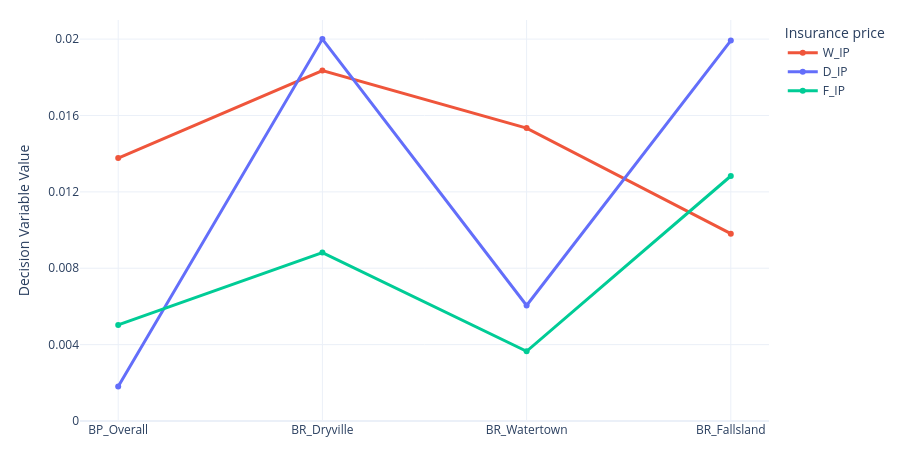

Notebook code cell kept with this figure:
### Code cell
import pandas as pd
import plotly.graph_objects as go

# === CONFIGURATION ===
csv_path = r"C:\Users\Moham073\OneDrive - Universiteit Utrecht\PhD_Project\1st_Year\Work for while I'm in Japan\Trindade_reference_set_dvs.csv"
output_path = r"C:\Users\Moham073\OneDrive - Universiteit Utrecht\PhD_Project\1st_Year\Work for while I'm in Japan\decision_plot_IP.png"

selected_solution_ids = ['BP_Overall', 'BR_Dryville', 'BR_Watertown', 'BR_Fallsland']  
column_indices = [14,15,16]
colors = ['#EF553B', '#636EFA', '#00CC96']  

# === LOAD AND FILTER DATA ===
df = pd.read_csv(csv_path)
df_filtered = df[df['idx'].isin(selected_solution_ids)].copy()
df_filtered.set_index('idx', inplace=True)
df_filtered = df_filtered.loc[selected_solution_ids]

# === PLOT WITH PLOTLY ===
def plot_decision_variables_plotly(df, column_indices, colors, save_path):
    if len(column_indices) != len(colors):
        raise ValueError("Number of colors must match number of selected columns.")
    
    fig = go.Figure()

    # Store y values to calculate global max
    all_y_values = []

    for col_idx, color in zip(column_indices, colors):
        col_name = df.columns[col_idx]
        y_values = pd.to_numeric(df.iloc[:, col_idx], errors='coerce')
        all_y_values.extend(y_values.tolist()) 

        fig.add_trace(go.Scatter(
            x=df.index.astype(str),
            y=y_values,
            mode='lines+markers',
            name=col_name,
            line=dict(color=color, width=3)
        ))

    # Compute max from all collected y-values
    y_max = max(all_y_values)

    fig.update_layout(
        yaxis=dict(
            range=[0, y_max+0.001],
            tickmode='linear',
            tick0=0,
            dtick=round(y_max / 5, 5) if y_max > 0 else 0.01,
        ),
        yaxis_title="Decision Variable Value",
        template="plotly_white",
        width=900,
        height=450,
        legend_title="Insurance price",
        margin=dict(t=20, b=20)
    )

    fig.write_image(save_path, scale=2)
    fig.show()



# === RUN ===
plot_decision_variables_plotly(df_filtered, column_indices, colors, output_path)

### Figure 1 — Plotly figure (JSON) as saved in the notebook; plotly's stock layout.template omitted (floating-point values rounded to 4 significant figures)
{"data": [{"line": {"color": "#EF553B", "width": 3}, "mode": "lines+markers", "name": "W_IP", "type": "scatter", "x": ["BP_Overall", "BR_Dryville", "BR_Watertown", "BR_Fallsland"], "y": [0.01377, 0.01835, 0.01534, 0.00981]}, {"line": {"color": "#636EFA", "width": 3}, "mode": "lines+markers", "name": "D_IP", "type": "scatter", "x": ["BP_Overall", "BR_Dryville", "BR_Watertown", "BR_Fallsland"], "y": [0.00181, 0.02, 0.00605, 0.01992]}, {"line": {"color": "#00CC96", "width": 3}, "mode": "lines+markers", "name": "F_IP", "type": "scatter", "x": ["BP_Overall", "BR_Dryville", "BR_Watertown", "BR_Fallsland"], "y": [0.00503, 0.00882, 0.00365, 0.01283]}], "layout": {"height": 450, "legend": {"title": {"text": "Insurance price"}}, "margin": {"b": 20, "t": 20}, "width": 900, "yaxis": {"dtick": 0.004, "range": [0, 0.021], "tick0": 0, "tickmode": "linear", "title": {"text": "Decision Variable Value"}}}}
